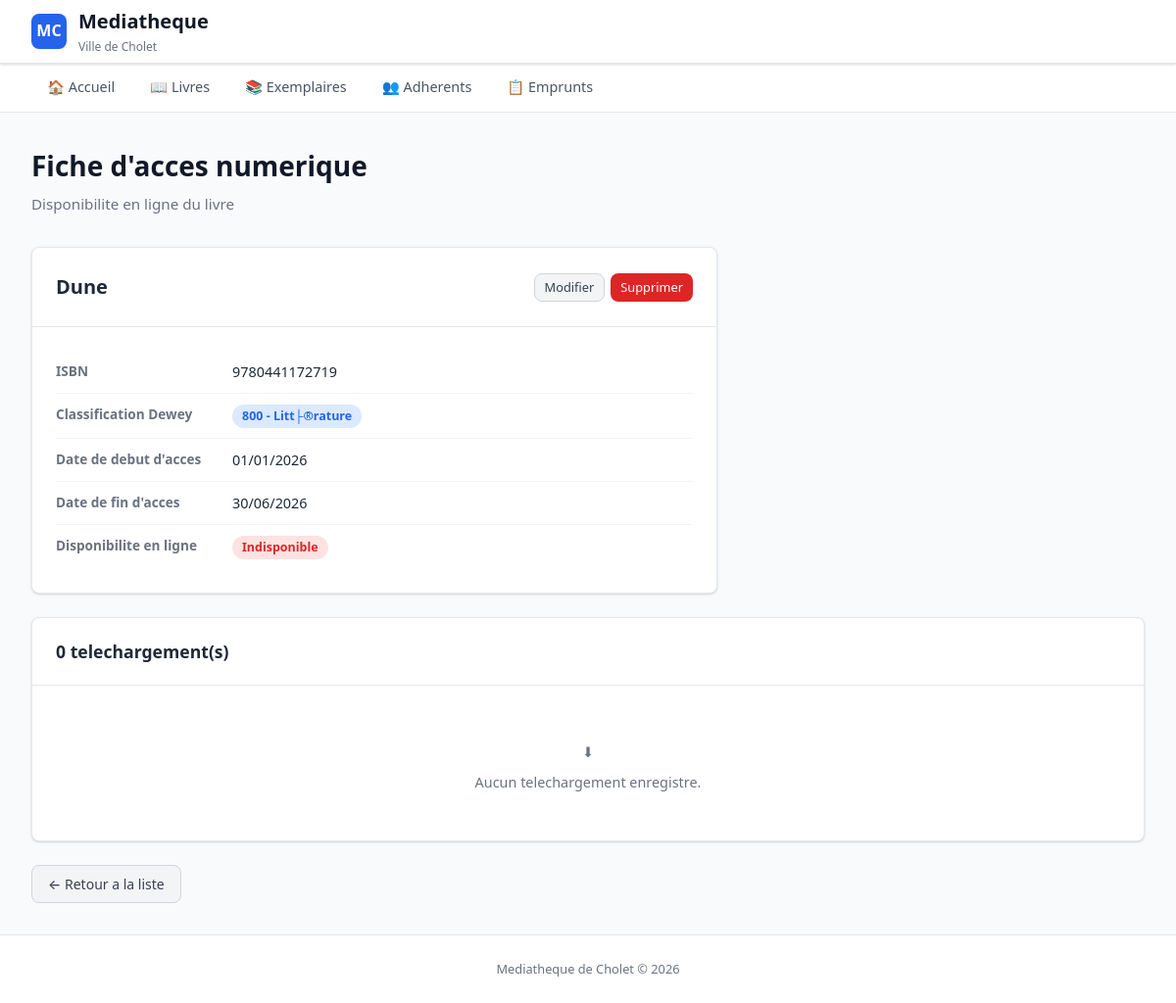
The page /numeriques/consulter.php?id=9 (signed in) on the database its author committed.
### tables this page shows
CREATE TABLE `livre` (
  `Id_Livre` int NOT NULL AUTO_INCREMENT,
  `titre` varchar(50) DEFAULT NULL,
  `type_support` enum('papier','numerique','les deux') NOT NULL DEFAULT 'papier',
  `datesortie` date DEFAULT NULL,
  `isbn` varchar(50) DEFAULT NULL,
  `dateachat` date DEFAULT NULL,
  `codewey` varchar(50) NOT NULL,
  PRIMARY KEY (`Id_Livre`),
  KEY `codewey` (`codewey`),
  CONSTRAINT `livre_ibfk_1` FOREIGN KEY (`codewey`) REFERENCES `codedewey` (`codewey`)
);

CREATE TABLE `codedewey` (
  `codewey` varchar(50) NOT NULL,
  `libelledewey` varchar(50) DEFAULT NULL,
  PRIMARY KEY (`codewey`)
);

CREATE TABLE `livre_num` (
  `Id_Livre` int NOT NULL,
  `datedebutacces` date DEFAULT NULL,
  `datefinacces` date DEFAULT NULL,
  PRIMARY KEY (`Id_Livre`),
  CONSTRAINT `livre_num_ibfk_1` FOREIGN KEY (`Id_Livre`) REFERENCES `livre` (`Id_Livre`) ON DELETE CASCADE
);

### numeriques/consulter.php (the view, shortened to what this page needs)
<?php
require_once __DIR__ . '/../config/database.php';
$id = intval($_GET['id'] ?? 0);
$stmt = $pdo->prepare("
    SELECT l.*, d.libelledewey, ln.datedebutacces, ln.datefinacces
    FROM Livre l
    JOIN CODEDEWEY d ON l.codewey = d.codewey
    LEFT JOIN livre_num ln ON ln.Id_Livre = l.Id_Livre
    WHERE l.Id_Livre = ?
");
$stmt->execute([$id]);
$livre = $stmt->fetch();
$stmtT = $pdo->prepare("
    SELECT a.nomadh, a.prenomadh, t.datetelechargement
    FROM telechargement t
    JOIN Adherent a ON t.Id_Adherent = a.Id_Adherent
    WHERE t.Id_Livre = ?
    ORDER BY t.datetelechargement DESC
");
$stmtT->execute([$id]);
$telechargements = $stmtT->fetchAll();
$aujourdhui = date('Y-m-d');
$dispo = $livre['datedebutacces']
      && (!$livre['datedebutacces'] || $livre['datedebutacces'] <= $aujourdhui)
      && (!$livre['datefinacces'] || $livre['datefinacces'] >= $aujourdhui);
require_once __DIR__ . '/../includes/header.php';
?>
<h1>Fiche d'acces numerique</h1>
<p class="subtitle">Disponibilite en ligne du livre</p>
<div class="detail-container">
    <div class="detail-header">
        <h2><?php echo htmlspecialchars($livre['titre']); ?></h2>
        <div class="btn-group">
            <a href="modifier.php?id=<?php echo $livre['Id_Livre']; ?>" class="btn btn-secondary btn-sm">Modifier</a>
            <a href="supprimer.php?id=<?php echo $livre['Id_Livre']; ?>" class="btn btn-danger btn-sm" onclick="return confirm('Supprimer l\'acces numerique ?')">Supprimer</a>
        </div>
    </div>
    <div class="detail-body">
        <div class="detail-row">
            <span class="detail-label">ISBN</span>
            <span class="detail-value"><?php echo htmlspecialchars($livre['isbn']); ?></span>
        </div>
        <div class="detail-row">
            <span class="detail-label">Classification Dewey</span>
            <span class="detail-value"><span class="badge badge-blue"><?php echo htmlspecialchars($livre['codewey'] . ' - ' . $livre['libelledewey']); ?></span></span>
        </div>
        <?php if (!$livre['datedebutacces']): ?>
            <div class="detail-row">
                <span class="detail-label">Acces en ligne</span>
                <span class="detail-value"><span class="badge badge-warning">Non configure</span></span>
            </div>
        <?php else: ?>
            <div class="detail-row">
                <span class="detail-label">Date de debut d'acces</span>
                <span class="detail-value"><?php echo date('d/m/Y', strtotime($livre['datedebutacces'])); ?></span>
            </div>
            <div class="detail-row">
                <span class="detail-label">Date de fin d'acces</span>
                <span class="detail-value"><?php echo $livre['datefinacces'] ? date('d/m/Y', strtotime($livre['datefinacces'])) : 'Illimitee'; ?></span>
            </div>
            <div class="detail-row">
                <span class="detail-label">Disponibilite en ligne</span>
                <span class="detail-value">
                    <?php if ($dispo): ?>
                        <span class="badge badge-success">Disponible</span>
                    <?php else: ?>
                        <span class="badge badge-danger">Indisponible</span>
                    <?php endif; ?>
                </span>
            </div>
        <?php endif; ?>
    </div>
</div>
<div class="table-container" style="margin-top: 1.5rem;">
    <div class="table-header">
        <h2><?php echo count($telechargements); ?> telechargement(s)</h2>
    </div>
    <?php if (empty($telechargements)): ?>
        <div class="empty-state">
            <p>&#11015;</p>
            <p>Aucun telechargement enregistre.</p>
        </div>
    <?php endif; ?>
</div>
<div style="margin-top: 1.5rem;">
    <a href="index.php" class="btn btn-secondary">&larr; Retour a la liste</a>
</div>
<?php require_once __DIR__ . '/../includes/footer.php'; ?>

### css/style.css (style rules this page uses)
* { margin: 0; padding: 0; box-sizing: border-box; }
:root { --primary: #2563eb; --primary-dark: #1d4ed8; --primary-light: #dbeafe; --danger: #dc2626; --danger-dark: #b91c1c; --danger-light: #fee2e2; --success: #16a34a; --success-light: #dcfce7; --warning: #f59e0b; --warning-light: #fef3c7; --gray-50: #f9fafb; --gray-100: #f3f4f6; --gray-200: #e5e7eb; --gray-300: #d1d5db; --gray-500: #6b7280; --gray-600: #4b5563; --gray-700: #374151; --gray-800: #1f2937; --gray-900: #111827; --radius: 8px; --shadow: 0 1px 3px rgba(0,0,0,0.1), 0 1px 2px rgba(0,0,0,0.06); --shadow-md: 0 4px 6px rgba(0,0,0,0.07), 0 2px 4px rgba(0,0,0,0.06); }
body { font-family: 'Segoe UI', system-ui, -apple-system, sans-serif; background: var(--gray-50); color: var(--gray-800); line-height: 1.6; min-height: 100vh; display: flex; flex-direction: column; }
h1 { font-size: 1.75rem; font-weight: 700; color: var(--gray-900); margin-bottom: 0.25rem; }
.subtitle { color: var(--gray-500); font-size: 0.95rem; margin-bottom: 2rem; }
.table-container { background: white; border: 1px solid var(--gray-200); border-radius: var(--radius); overflow: hidden; box-shadow: var(--shadow); }
.table-header { display: flex; align-items: center; justify-content: space-between; padding: 1.25rem 1.5rem; border-bottom: 1px solid var(--gray-200); }
.table-header h2 { font-size: 1.1rem; font-weight: 600; }
.badge { display: inline-block; padding: 2px 10px; border-radius: 9999px; font-size: 0.78rem; font-weight: 600; }
.badge-danger { background: var(--danger-light); color: var(--danger); }
.badge-blue { background: var(--primary-light); color: var(--primary); }
.btn { display: inline-flex; align-items: center; gap: 6px; padding: 8px 16px; border: none; border-radius: var(--radius); font-size: 0.875rem; font-weight: 500; cursor: pointer; text-decoration: none; transition: all 0.15s ease; line-height: 1.5; }
.btn-danger { background: var(--danger); color: white; }
.btn-secondary { background: var(--gray-100); color: var(--gray-700); border: 1px solid var(--gray-300); }
.btn-sm { padding: 4px 10px; font-size: 0.8rem; }
.btn-group { display: flex; gap: 6px; }
.detail-container { background: white; border: 1px solid var(--gray-200); border-radius: var(--radius); box-shadow: var(--shadow); max-width: 700px; }
.detail-header { display: flex; align-items: center; justify-content: space-between; padding: 1.5rem; border-bottom: 1px solid var(--gray-200); }
.detail-header h2 { font-size: 1.25rem; }
.detail-body { padding: 1.5rem; }
.detail-row { display: flex; padding: 10px 0; border-bottom: 1px solid var(--gray-100); }
.detail-row:last-child { border-bottom: none; }
.detail-label { width: 180px; font-size: 0.85rem; font-weight: 600; color: var(--gray-500); flex-shrink: 0; }
.detail-value { font-size: 0.9rem; color: var(--gray-800); }
.empty-state { text-align: center; padding: 3rem 1rem; color: var(--gray-500); }
.empty-state p { margin-top: 0.5rem; font-size: 0.9rem; }

### rows shown on the page
livre: titre "Dune", isbn "9780441172719", codewey.libelledewey "800 - Litt├®rature", livre_num.datedebutacces "01/01/2026", livre_num.datefinacces "30/06/2026"

### other values the page prints
count($telechargements) "0"
